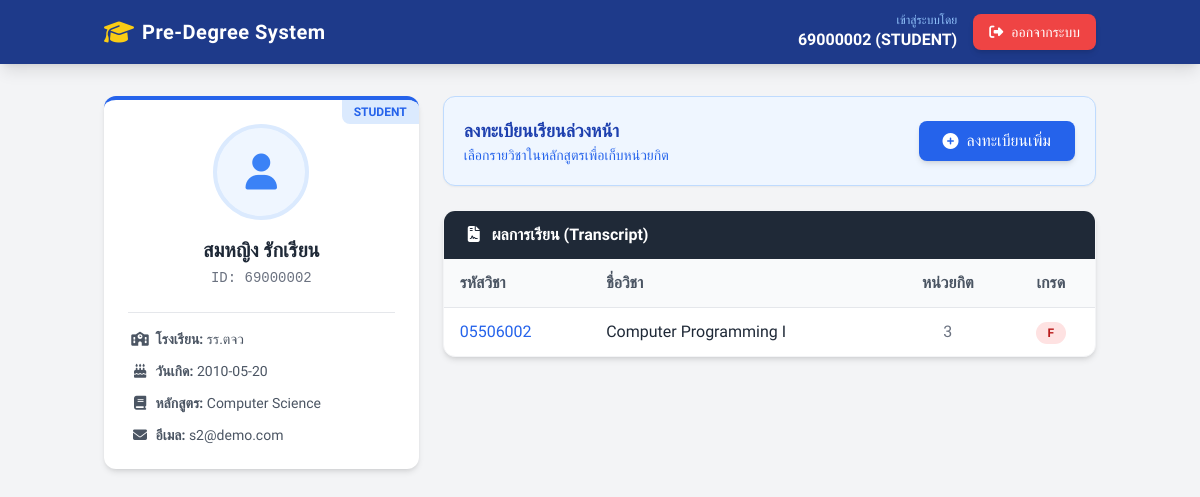
/student/profile (signed in), run on the app's committed database.
### tables this page shows
CREATE TABLE students (
    id TEXT PRIMARY KEY, -- รหัส 8 หลัก เริ่มต้น 69xxxxxx
    prefix TEXT NOT NULL,
    first_name TEXT NOT NULL,
    last_name TEXT NOT NULL,
    dob DATE NOT NULL,   -- ใช้คำนวณอายุ (ข้อ 4: ต้อง >= 15 ปี)
    school TEXT NOT NULL,
    email TEXT NOT NULL,
    curriculum_id TEXT NOT NULL,
    password TEXT DEFAULT '1234' -- รหัสผ่านเบื้องต้น
);

CREATE TABLE registered_subjects (
    student_id TEXT NOT NULL,
    subject_id TEXT NOT NULL,
    grade TEXT CHECK (grade IN ('A', 'B+', 'B', 'C+', 'C', 'D+', 'D', 'F', NULL)),
    PRIMARY KEY (student_id, subject_id),
    FOREIGN KEY (student_id) REFERENCES students (id),
    FOREIGN KEY (subject_id) REFERENCES subjects (id)
);

CREATE TABLE subjects (
    id TEXT PRIMARY KEY, -- รหัส 8 หลัก เริ่ม 0550 (คณะ) หรือ 9069 (GenEd)
    name TEXT NOT NULL,
    credit INTEGER NOT NULL CHECK (credit > 0),
    instructor TEXT NOT NULL,
    prerequisite_id TEXT -- รหัสวิชาบังคับก่อน (ถ้ามี)
);

### app.py (the view)
@app.route('/student/profile')
def student_profile():
    if session.get('user_type') != 'student': return redirect(url_for('login'))
    target_id = request.args.get('id', session['user_id'])
    if session['user_type'] == 'student' and target_id != session['user_id']:
        return "Unauthorized Access", 403
    conn = get_db_connection()
    student = conn.execute('SELECT * FROM students WHERE id = ?', (target_id,)).fetchone()
    registered = conn.execute('''
        SELECT s.id, s.name, s.credit, r.grade
        FROM registered_subjects r
        JOIN subjects s ON r.subject_id = s.id
        WHERE r.student_id = ?
    ''', (target_id,)).fetchall()
    curriculum = conn.execute('SELECT DISTINCT curriculum_name FROM subject_structure WHERE curriculum_id = ?',
                              (student['curriculum_id'],)).fetchone()
    conn.close()
    return render_template('student_profile.html', student=student, registered=registered, curriculum=curriculum)

### models.py (called while the page is built)
def get_db_connection():
    conn = sqlite3.connect(DB_NAME)
    conn.row_factory = sqlite3.Row
    return conn

### templates/student_profile.html (shortened to what this page needs)
{% extends "layout.html" %}
{% block content %}
<div class="grid grid-cols-1 md:grid-cols-3 gap-6">
    <div class="md:col-span-1">
        <div class="bg-white p-6 rounded-xl shadow-md text-center border-t-4 border-blue-600 relative overflow-hidden">
            <div class="absolute top-0 right-0 bg-blue-100 text-blue-600 px-3 py-1 rounded-bl-lg text-xs font-bold">STUDENT</div>
            <div class="w-24 h-24 bg-blue-50 rounded-full mx-auto flex items-center justify-center mb-4 border-4 border-blue-100">
                <i class="fa-solid fa-user text-4xl text-blue-500"></i>
            </div>
            <h3 class="text-xl font-bold text-gray-800 mb-1">{{ student.first_name }} {{ student.last_name }}</h3>
            <p class="text-gray-500 mb-6 font-mono text-sm">ID: {{ student.id }}</p>
            <div class="text-left space-y-3 text-sm border-t pt-4 text-gray-600">
                <p><i class="fa-solid fa-school w-6 text-center"></i> <strong>โรงเรียน:</strong> {{ student.school }}</p>
                <p><i class="fa-solid fa-cake-candles w-6 text-center"></i> <strong>วันเกิด:</strong> {{ student.dob }}</p>
                <p><i class="fa-solid fa-book w-6 text-center"></i> <strong>หลักสูตร:</strong> {{ curriculum.curriculum_name }}</p>
                <p><i class="fa-solid fa-envelope w-6 text-center"></i> <strong>อีเมล:</strong> {{ student.email }}</p>
            </div>
        </div>
    </div>
    <div class="md:col-span-2 space-y-6">
        {% if session.user_type == 'student' %}
        <div class="bg-blue-50 p-5 rounded-xl border border-blue-200 flex flex-col sm:flex-row justify-between items-center gap-4 shadow-sm">
            <div>
                <h4 class="font-bold text-blue-800 text-lg">ลงทะเบียนเรียนล่วงหน้า</h4>
                <p class="text-sm text-blue-600">เลือกรายวิชาในหลักสูตรเพื่อเก็บหน่วยกิต</p>
            </div>
            <a href="{{ url_for('register') }}" class="bg-blue-600 text-white px-6 py-2 rounded-lg hover:bg-blue-700 shadow-md transition flex items-center gap-2">
                <i class="fa-solid fa-plus-circle"></i> ลงทะเบียนเพิ่ม
            </a>
        </div>
        {% endif %}
        <div class="bg-white rounded-xl shadow-md overflow-hidden border border-gray-100">
            <div class="bg-gray-800 text-white px-6 py-3 flex justify-between items-center">
                <h4 class="font-bold"><i class="fa-solid fa-file-contract mr-2"></i> ผลการเรียน (Transcript)</h4>
            </div>
            <div class="p-0">
                <table class="min-w-full">
                    <thead class="bg-gray-50 border-b">
                        <tr>
                            <th class="py-3 px-4 text-left font-semibold text-gray-600">รหัสวิชา</th>
                            <th class="py-3 px-4 text-left font-semibold text-gray-600">ชื่อวิชา</th>
                            <th class="py-3 px-4 text-center font-semibold text-gray-600">หน่วยกิต</th>
                            <th class="py-3 px-4 text-center font-semibold text-gray-600">เกรด</th>
                        </tr>
                    </thead>
                    <tbody class="divide-y divide-gray-100">
                        {% for r in registered %}
                        <tr class="hover:bg-gray-50">
                            <td class="py-3 px-4 text-blue-600 font-medium">{{ r.id }}</td>
                            <td class="py-3 px-4">{{ r.name }}</td>
                            <td class="py-3 px-4 text-center text-gray-500">{{ r.credit }}</td>
                            <td class="py-3 px-4 text-center">
                                {% if r.grade == 'A' %}
                                    <span class="bg-green-100 text-green-700 px-3 py-1 rounded-full text-xs font-bold">A</span>
                                {% elif r.grade == 'F' %}
                                    <span class="bg-red-100 text-red-700 px-3 py-1 rounded-full text-xs font-bold">F</span>
                                {% elif r.grade %}
                                    <span class="bg-green-50 text-green-600 px-3 py-1 rounded-full text-xs font-bold">{{ r.grade }}</span>
                                {% else %}
                                    <span class="bg-yellow-100 text-yellow-700 px-3 py-1 rounded-full text-xs font-bold">รอเกรด</span>
                                {% endif %}
                            </td>
                        </tr>
                        {% endfor %}
                    </tbody>
                </table>
            </div>
        </div>
    </div>
</div>
{% endblock %}

### templates/layout.html (style rules this page uses)
body { font-family: 'Sarabun', sans-serif; background-color: #f3f4f6; }

### data on the page
students: first_name "สมหญิง", last_name "รักเรียน", id "69000002", school "รร.ตจว", dob "2010-05-20", email "s2@demo.com"
registered_subjects: id "05506002", name "Computer Programming I", credit "3", grade "F"

### other printed values
{{ session.get('user_id') }} "69000002"
{{ session.get('user_type')|upper }} "STUDENT"
{{ curriculum.curriculum_name }} "Computer Science"
